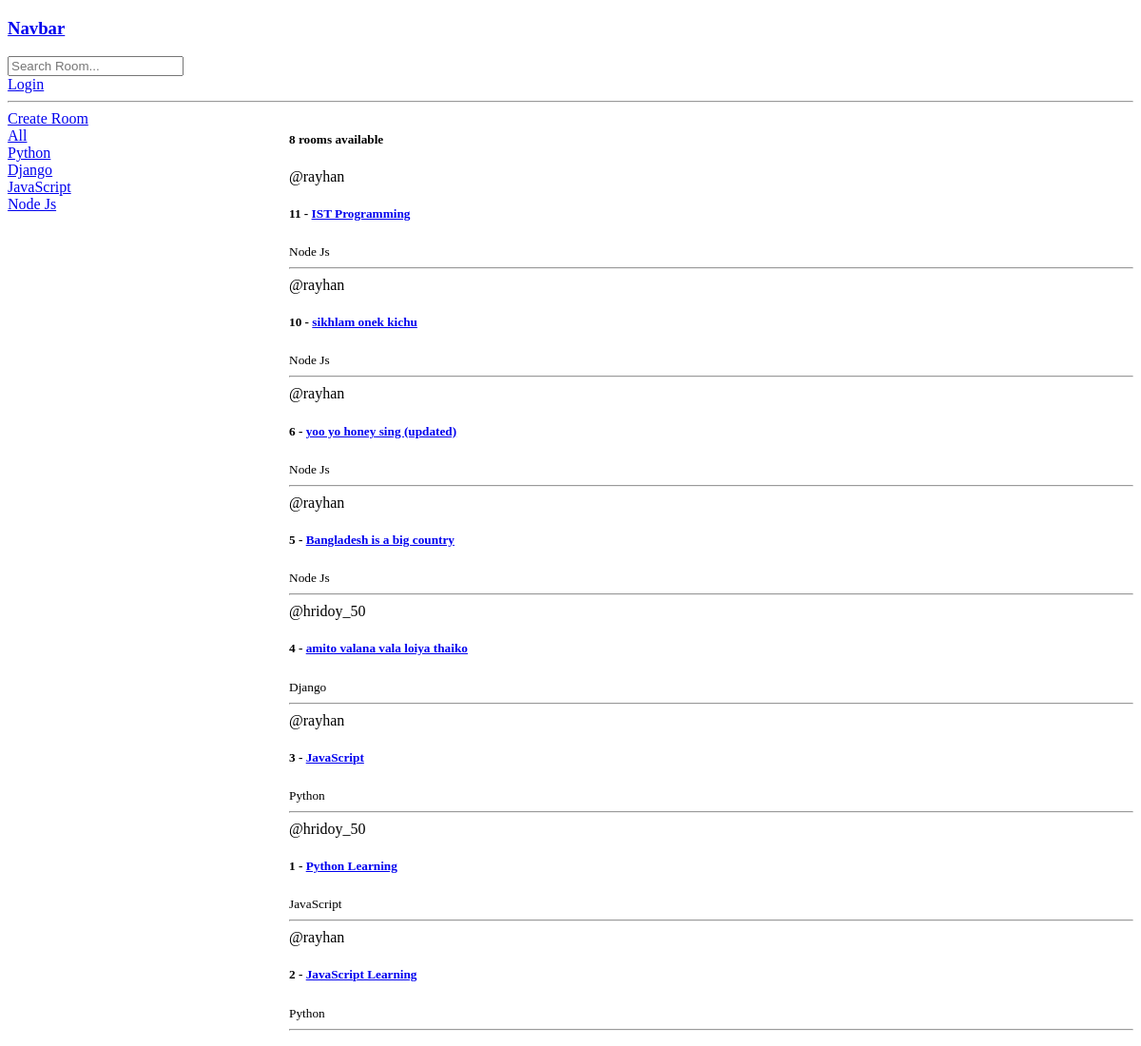
The app's page /, older data.
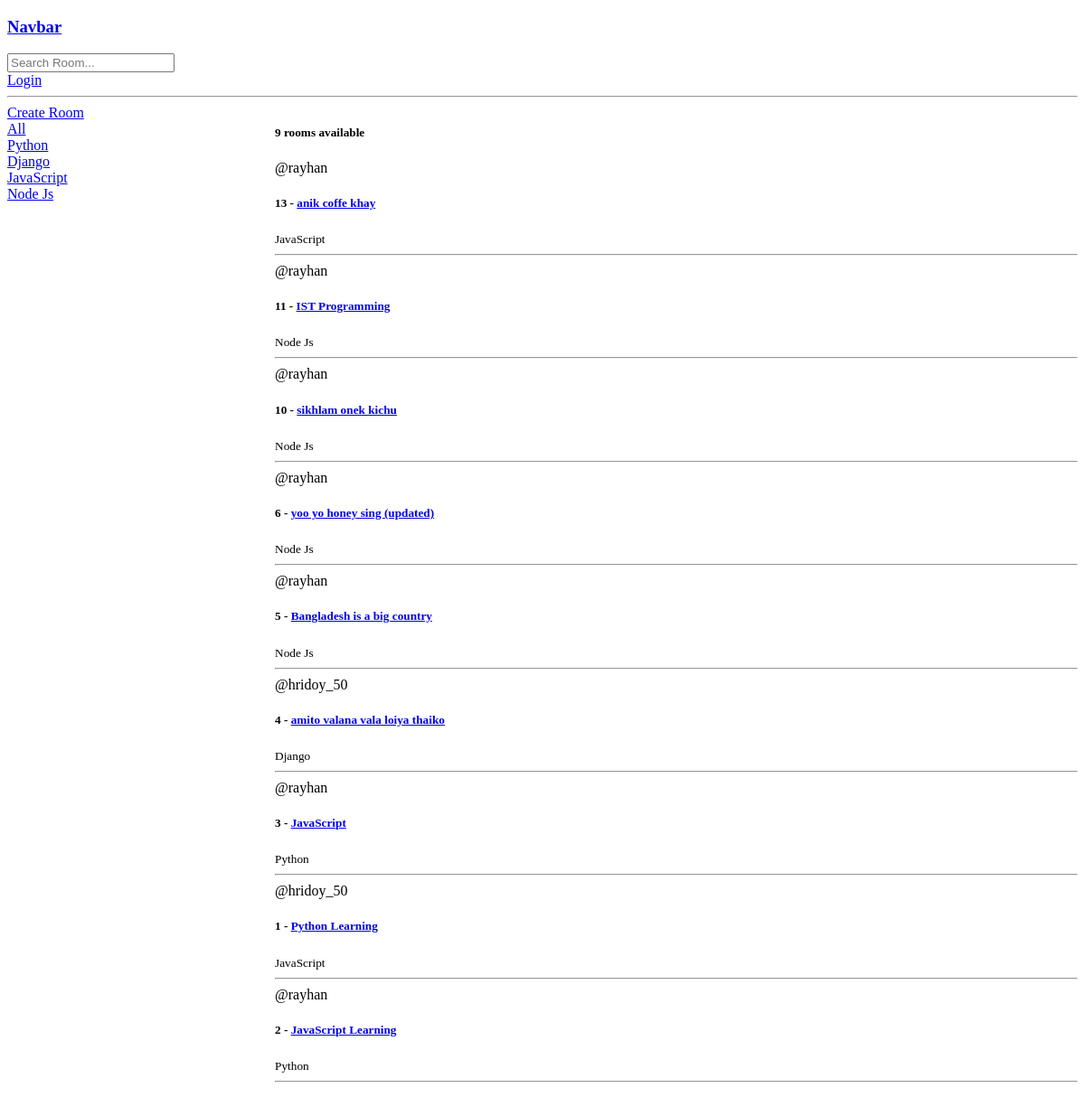
The same page, newer data.
### base/models.py (models this page shows, shortened)
class Topic(models.Model):
    name = models.CharField(max_length=200)

class Room(models.Model):
    host = models.ForeignKey(User, on_delete=models.SET_NULL, null=True)
    topic = models.ForeignKey(Topic, on_delete=models.SET_NULL, null=True)
    name = models.CharField(max_length=200)
    description = models.TextField(null=True, blank=True)
    updated = models.DateTimeField(auto_now=True)
    created = models.DateTimeField(auto_now_add=True)
    class Meta:
        ordering = ['-updated','-created']

### base/views.py (the view)
# urls.py: path("", views.home, name="home"),
def home(request):
    q = request.GET.get('q') if request.GET.get('q') != None else ''
    rooms = Room.objects.filter(
        Q(topic__name__icontains = q) |
        Q(name__icontains = q) |
        Q(description__icontains = q)
    )
    room_count = rooms.count()
    topics = Topic.objects.all()
    context = {'room':rooms, 'topics':topics, 'room_count':room_count}
    return render(request, 'base/home.html', context)

### base/templates/base/home.html (shortened to what this page needs)
{% extends 'main.html' %}
{% block content %}
<div class="home-container">
    <div>
        <a href="{% url 'create-room' %}">Create Room</a>
        <div>
            <a href="{% url 'home' %}">All</a>
        </div>
        {% for topic in topics %}
        <div>
            <a href="{% url 'home' %}?q={{topic.name}}">{{topic.name}}</a>
        </div>
        {% endfor %}
    </div>
    <div>
        <h5>{{room_count}} rooms available</h5>
        {% for a in room %}
        <div>
            <span>@{{a.host.username}}</span>
            <h5>{{a.id}} - <a href="{% url 'room' a.id %}">{{a.name}}</a></h5>
            <small>{{a.topic.name}}</small>
            <hr>
        </div>
    {% endfor %}
    </div>
</div>
{% endblock %}

### templates/main.html (shortened to what this page needs)
<!DOCTYPE html>
<html>
  <head>
  </head>
  <body>
    {% include 'navbar.html' %}
    {% block content %}
    {% endblock %}
  </body>
</html>

### templates/navbar.html
<a href="/">
    <h3>Navbar</h3>
</a>
<form method='GET' action="{% url 'home' %}">
    <input type="text" name='q' placeholder="Search Room..."/>
</form>
{% if request.user.is_authenticated %}
<p>Hello {{request.user}}</p>
<a href="{% url 'logout' %}">Logout</a>
{% else %}
<a href="{% url 'login' %}">Login</a>
{% endif %}
<hr>

### base/templates/base/home.html (style rules this page uses)
.home-container { display : grid; grid-template-columns: 1fr 3fr; }

Row changes from the older to the newer data that the page shows:
added Room: host.username "rayhan", id "13", name "anik coffe khay", topic.name "JavaScript"
Text that changed along with them:
{{ room_count }}: "8" → "9"
